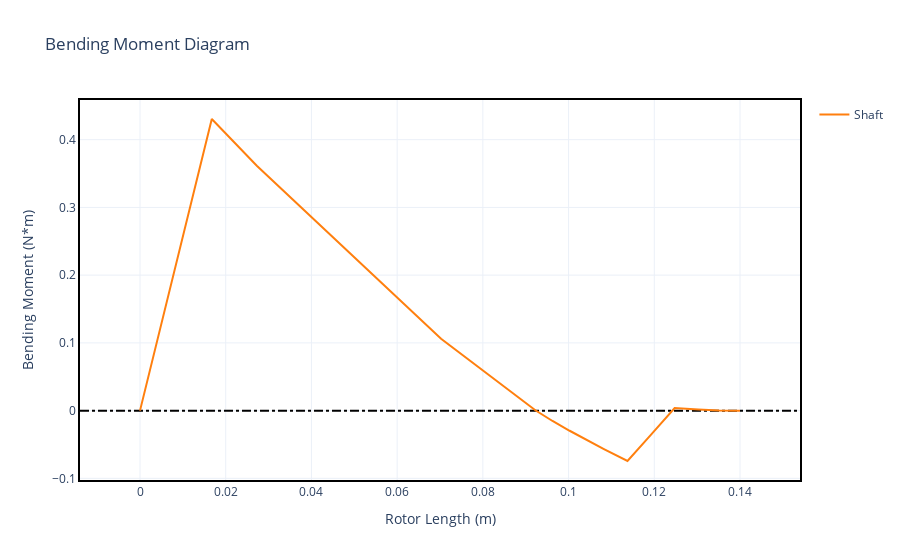

Notebook cell for this chart:
### Markdown cell above
#### 4.2.4 - Bending Moment

### Code cell
static.plot_bending_moment()

### Figure 1 — Plotly figure (JSON) as saved in the notebook; plotly's stock layout.template omitted (floating-point values rounded to 4 significant figures)
{"data": [{"hoverinfo": "none", "line": {"color": "black", "dash": "dashdot"}, "mode": "lines", "showlegend": false, "type": "scatter", "x": [-0.014, 0.154], "y": [0, 0]}, {"hovertemplate": "Rotor Length (m): %{x:.2f}<br>Bending Moment (N*m): %{y:.2f}", "legendgroup": "Shaft", "line": {"shape": "spline", "smoothing": 1}, "mode": "lines", "name": "Shaft", "showlegend": true, "type": "scatter", "x": [0.0, 0.01675, 0.01675, 0.02725, 0.02725, 0.07025, 0.07025, 0.09225, 0.09225, 0.09625, 0.09625, 0.1003, 0.1003, 0.1083, 0.1083, 0.1138, 0.1138, 0.1193, 0.1193, 0.1248, 0.1248, 0.1303, 0.1303, 0.1351, 0.1351, 0.14], "y": [0.0, 0.4305, 0.4305, 0.3616, 0.3616, 0.1061, 0.1061, 0.0005282, 0.0005282, -0.01528, -0.01528, -0.02969, -0.02969, -0.05667, -0.05667, -0.07435, -0.07435, -0.03551, -0.03551, 0.003763, 0.003763, 0.001669, 0.001669, 4.686e-05, 4.686e-05, 0.0]}], "layout": {"title": {"text": "Bending Moment Diagram"}, "xaxis": {"title": {"text": "Rotor Length (m)"}}, "yaxis": {"title": {"text": "Bending Moment (N*m)"}}}}
